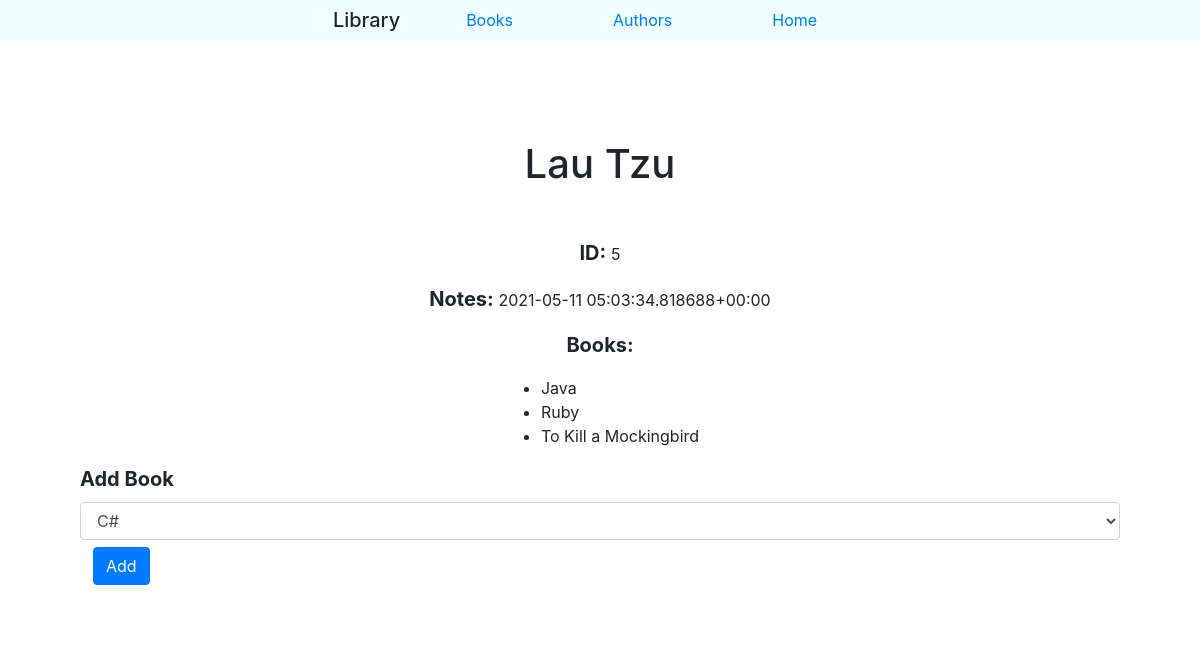
Screenshot of /authors/5 with the database file from the repository.
### books_authors_app/models.py (models this page shows)
class Author(models.Model):
    first_name = models.CharField(max_length=45)
    last_name = models.CharField(max_length=45)
    notes = models.TextField()
    books = models.ManyToManyField(Book, related_name="authors")
    created_at = models.DateTimeField(auto_now_add=True)
    updated_at = models.DateTimeField(auto_now=True)
    def __str__(self):
        return '{} {}'.format(self.first_name, self.last_name)

class Book(models.Model):
    title = models.CharField(max_length=255)
    desc = models.TextField()
    created_at = models.DateTimeField(auto_now_add=True)
    updated_at = models.DateTimeField(auto_now=True)

### books_authors_app/views.py (the view)
# urls.py: path('authors/<int:author_id>', views.author_info),
def author_info(request, author_id):
    context = {
        'author': Author.objects.get(id=author_id),
        'books': Book.objects.exclude(authors__id=author_id)
    }
    return render(request, 'author_info.html', context)

### books_authors_app/templates/author_info.html (shortened to what this page needs)
<!DOCTYPE html>
<html lang="en">
<head>
    <link rel="stylesheet" href="https://maxcdn.bootstrapcdn.com/bootstrap/4.0.0/css/bootstrap.min.css">
    {% load static %}
    <link rel="stylesheet" href="{% static 'style.css' %}">
</head>
<body>
    <nav class="menu">
        <span class="navbar-brand mb-0 h1">Library</span>
        <ul class="navbar-nav">
            <li class="nav-item active">
                <a class="nav-link" href="/books">Books</a>
            </li>
            <li class="nav-item active">
                <a class="nav-link" href="/authors">Authors</a>
            </li>
            <li class="nav-item active">
                <a class="nav-link" href="/">Home</a>
            </li>
        </ul>
    </nav>
    <div class="container">
        <h1>{{author}}</h1>
        <div class="info">
            <p><span>ID: </span>{{author.id}}</p>
            <p><span>Notes: </span>{{author.notes}}</p>
            <p><span>Books: </span></p>
            <ul>
                {% for book in author.books.all %}
                <li>{{book.title}}</li>
                {% endfor %}
            </ul>
        </div>
        {% if books %}
        <form action="/authors/{{author.id}}/assign" method="POST">
            <label for="book_id">Add Book</label>
            <select class="form-control" name="book_id">
                {% for book in books %}
                <option value="{{book.id}}">{{book.title}}</option>
                {% endfor %}
            </select>
            <div class="btn">
                <button type="submit" class="btn btn-primary">Add</button>
            </div>
        </form>
        {% endif %}
    </div>
</body>
</html>

### books_authors_app/static/style.css (style rules this page uses)
body { background: url('https://images.unsplash.com/photo-1529473814998-077b4fec6770?ixlib=rb-1.2.1&ixid=MnwxMjA3fDB8MHxwaG90by1wYWdlfHx8fGVufDB8fHx8&auto=format&fit=crop&w=1050&q=80') no-repeat center center fixed; -webkit-background-size: cover; -moz-background-size: cover; -o-background-size: cover; background-size: cover; }
.menu, .navbar-nav { display: flex; flex-direction: row; justify-content: center; background-color: azure; }
li { margin: 0px 50px 0px 50px; }
.container { margin-top: 50px; padding: 50px; background-color: white; }
.info { display: flex; flex-direction: column; justify-content: center; align-items: center; }
h1 { text-align: center; margin-bottom: 50px; }
span, label { font-weight: bold; font-size: 20px; }

### rows the page displays
Author: first_name+last_name "Lau Tzu", id "5", notes "2021-05-11 05:03:34.818688+00:00"
Book: title "Java"
Book: title "Ruby"
Book: title "To Kill a Mockingbird"

### other values shown
form field book_id "C#"
